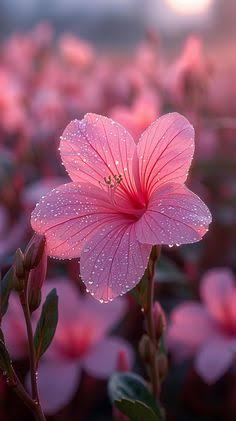
#> input picture lab practicals/exp 16/input.jpg, 236 x 421 px
$ python Ex16.py   (older library calls are emulated)
#> lines starting #> are read from the running program, lines starting #| are printed output that depends on the picture
import cv2

# Read image
image = cv2.imread("input.jpg")
#> image is the input picture: shape (421, 236, 3); mean B, G, R 102.2, 78, 132.4

# Convert to grayscale
gray = cv2.cvtColor(image, cv2.COLOR_BGR2GRAY)
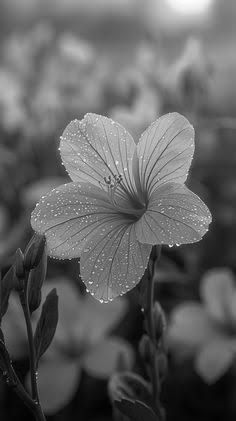
#> gray: shape (421, 236); min 1, max 252, mean 97

# Sobel X
sobel_x = cv2.Sobel(gray, cv2.CV_64F, 1, 0, ksize=3)
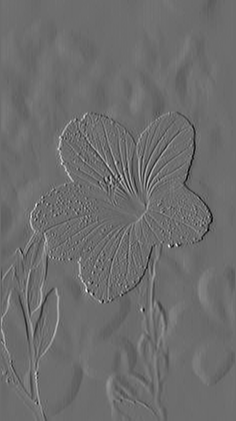
#> sobel_x: shape (421, 236) float64; min -521, max 695, mean 0.2; drawn with min black and max white

# Sobel Y
sobel_y = cv2.Sobel(gray, cv2.CV_64F, 0, 1, ksize=3)
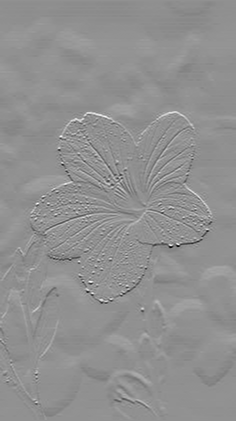
#> sobel_y: shape (421, 236) float64; min -680, max 512, mean -3; drawn with min black and max white

# Convert to absolute values
sobel_x = cv2.convertScaleAbs(sobel_x)
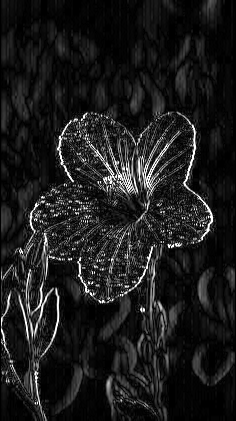
#> sobel_x: shape (421, 236); min 0, max 255, mean 28.4
sobel_y = cv2.convertScaleAbs(sobel_y)
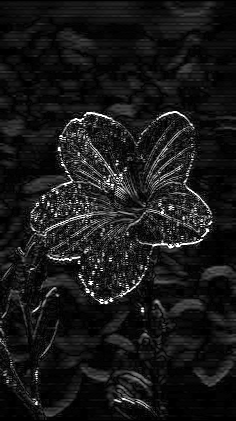
#> sobel_y: shape (421, 236); min 0, max 255, mean 24.6

# Combine X and Y
sobel = cv2.addWeighted(sobel_x, 0.5, sobel_y, 0.5, 0)
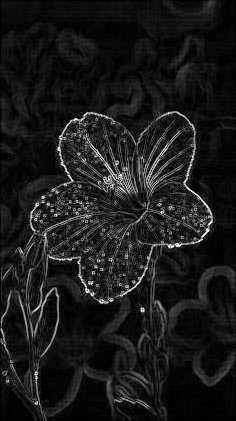
#> sobel: shape (421, 236); min 0, max 255, mean 26.5

# Save output
cv2.imwrite("sobel.jpg", sobel)

# Display
cv2.imshow("Original Image", image)
cv2.imshow("Sobel Edge Detection", sobel)

cv2.waitKey(0)
cv2.destroyAllWindows()
